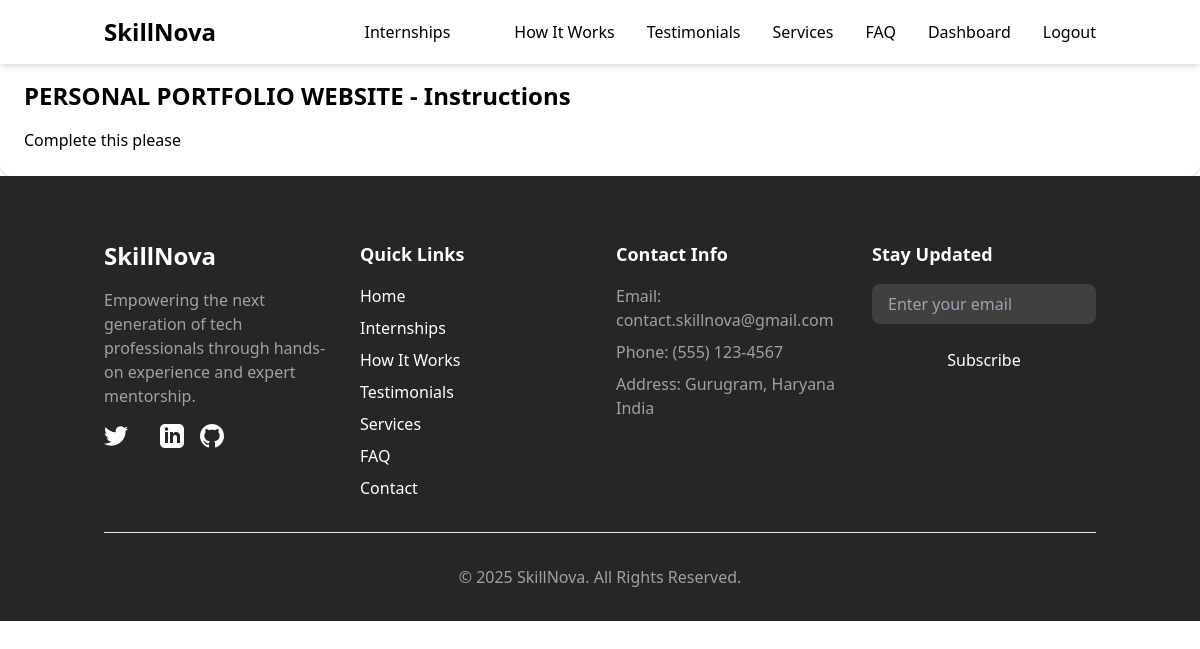
/project/1/instructions/ (signed in), run on the app's committed database.
### core/models.py (models this page shows, shortened)
class Project(models.Model):
    training = models.ForeignKey(Training, on_delete=models.CASCADE, related_name='projects')
    title = models.CharField(max_length=255)
    description = models.TextField()
    instructions = models.TextField()
    is_approved = models.BooleanField(default=False)
    order = models.PositiveIntegerField(default=1)

### core/views.py (the view)
# urls.py: path('project/<int:pk>/instructions/', views.project_instructions, name='project_instructions'),
@login_required
def project_instructions(request, pk):
    project = get_object_or_404(Project, pk=pk)
    enrollment = Enrollment.objects.filter(user=request.user, training=project.training).first()
    if not enrollment or (project.training.is_paid and not enrollment.is_paid):
        return redirect('training_detail', pk=project.training.id)
    return render(request, 'core/project_instructions.html', {'project': project})

### templates/core/project_instructions.html (shortened to what this page needs)
{% extends "base.html" %}
{% block content %}
<div class="bg-white rounded-xl shadow p-6 pt-20">
    <h1 class="text-2xl font-bold">{{ project.title }} - Instructions</h1>
    <p class="mt-4">{{ project.instructions }}</p>
</div>
{% endblock %}

### data on the page
Project: title "PERSONAL PORTFOLIO WEBSITE", instructions "Complete this please"
